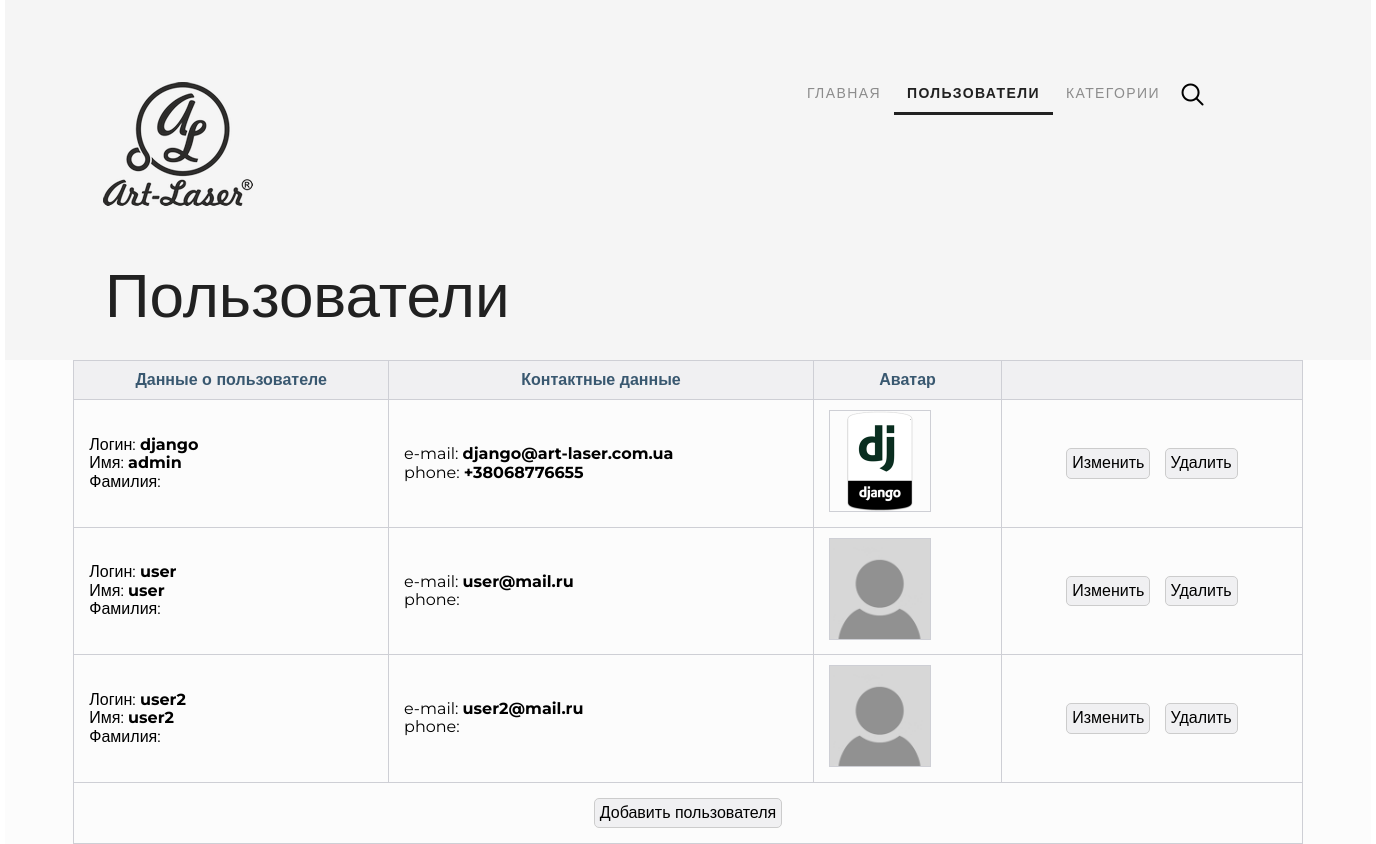
/administrator/users/read/, run on the app's committed database.
### authapp/models.py (models this page shows)
class ShopUser(AbstractUser):
    avatar = models.ImageField(upload_to='users_avatars', blank=True)
    age = models.PositiveIntegerField(verbose_name='возраст')
    phone = models.CharField(verbose_name='номер телефона', max_length=16, default='')

### adminapp/views.py (the view)
# urls.py: re_path(r'users/read/$', adminapp.users, name='users'),
def users(request):
    title = 'Пользователи'
    users_list = ShopUser.objects.all().order_by('-is_active', 'username')
    context = {
        'title': title,
        'objects': users_list,
    }
    return render(request, 'adminapp/users.html', context)

### adminapp/templates/adminapp/users.html (shortened to what this page needs)
{% extends 'adminapp/base.html' %}
{% load staticfiles %}
{% block container %}
<div class="container clearfix">
    <div class="hero-back">
        {% include 'adminapp/includes/inc__menu.html' %}
        <div class="h2">{{ title }}</div>
    </div>
    <div class="content">
        <table>
            <thead>
            <tr>
                <th scope="col">Данные о пользователе</th>
                <th scope="col">Контактные данные</th>
                <th scope="col">Аватар</th>
                <th scope="col"></th>
            </tr>
            </thead>
            <tbody>
            {% for object in objects %}
            <tr>
                <td>
                    <p>Логин: <span>{{ object.username }}</span></p>
                    <p>Имя: <span>{{ object.first_name }}</span></p>
                    <p>Фамилия: </p>
                </td>
                <td>
                    <p>e-mail: <span>{{ object.email }}</span></p>
                    <p>phone: <span>{{ object.phone }}</span></p>
                </td>
                <td>
                    <img class="img_min" src="/media/{{ object.avatar|default:'products_image/gravatar.png' }}" alt="">
                </td>
                <td class="td-total">
                    <button class="btn-cat">
                        <a href="">
                            Изменить
                        </a>
                    </button>
                    <button class="btn-cat">
                        <a href="">
                            Удалить
                        </a>
                    </button>
                </td>
            </tr>
            {% endfor %}
            </tbody>
            <tr>
                <td colspan="4" class="td-total">
                    <button class="btn-cat">
                        <a href="">Добавить пользователя</a>
                    </button>
                </td>
            </tr>
        </table>
    </div>
</div>
{% endblock %}

### static/css/style.css (style rules this page uses)
* { margin: 0; padding: 0; }
html, body { height: 100%; font-family: 'Montserrat', sans-serif; }
a { text-decoration: none; outline: none; }
.btn-cat { margin: 5px; padding: 5px; border-radius: 5px; background: #f0f0f2; border: 1px solid #ccc; }
.btn-cat a { color: black; }
table { border-collapse: collapse; width: 90%; margin: auto; }
thead { background: #f0f0f2; color: #395870; }
th, td { padding: 10px 15px; vertical-align: middle; border: 1px solid #cecfd5; }
tr img { border: 1px solid #cecfd5; }
td span { font-weight: bold; }
.td-price, .td-qty, .td-total, .td-image { text-align: center; }
.img_min { width: 100px; height: 100px; }
.hero-back { width: 1366px; height: 360px; background-color: #f5f5f5; position: relative; }
.h2 { font-size: 62px; font-weight: 100; color: #212121; margin-top: 260px; padding-left: 100px; position: absolute; }
.container { max-width: 1366px; min-height: 100%; margin: 0 auto; background-color: #FCFCFC; }
.content { display: flex; flex-direction: column; }
.clearfix:after { content: ""; display: block; clear: both; }

### data on the page
ShopUser: username "django", first_name "admin", email "django@art-laser.com.ua", phone "+38068776655", avatar (picture)
ShopUser: username "user", first_name "user", email "user@mail.ru"
ShopUser: username "user2", first_name "user2", email "user2@mail.ru"

### other printed values
{{ title }} "Пользователи"
